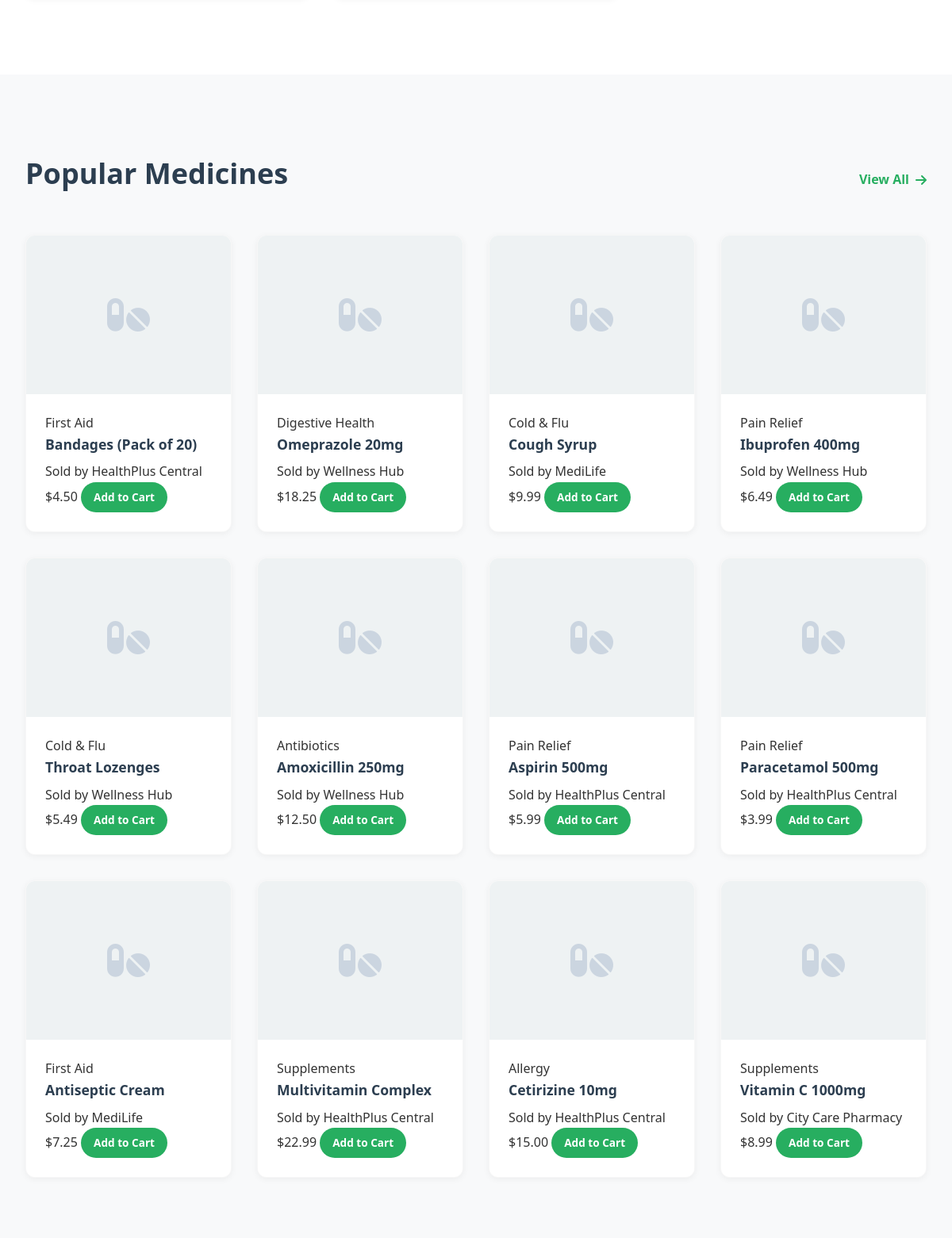
The app's page / (middle part), older data.
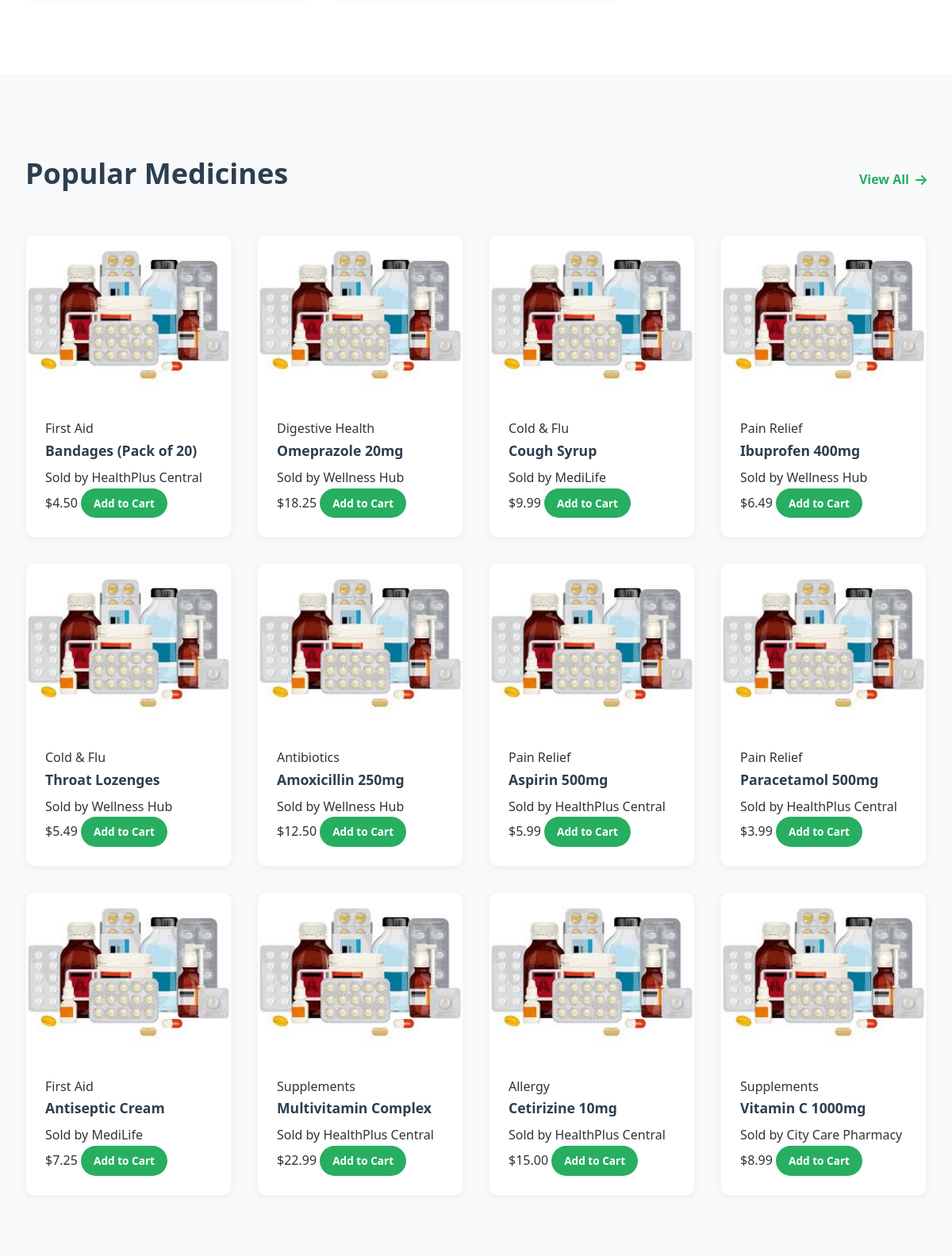
The same page, newer data.
### core/models.py (models this page shows, shortened)
class Product(models.Model):
    pharmacy = models.ForeignKey(Pharmacy, on_delete=models.CASCADE, related_name='products')
    name = models.CharField(max_length=255)
    description = models.TextField()
    category = models.CharField(max_length=100)
    price = models.DecimalField(max_digits=10, decimal_places=2)
    stock_quantity = models.PositiveIntegerField(default=0)
    image = models.ImageField(upload_to='products/', blank=True, null=True)
    is_available = models.BooleanField(default=True)

class Pharmacy(models.Model):
    name = models.CharField(max_length=255)
    address = models.TextField()
    city = models.CharField(max_length=100)
    latitude = models.FloatField(help_text="Latitude coordinate")
    longitude = models.FloatField(help_text="Longitude coordinate")
    is_verified = models.BooleanField(default=False)
    image = models.ImageField(upload_to='pharmacies/', blank=True, null=True)
    class Meta:
        verbose_name_plural = "Pharmacies"

### core/views.py (the view)
# urls.py: 2. Add a URL to urlpatterns:  path('', views.home, name='home')
def home(request):
    query = request.GET.get('q')
    pharmacies = Pharmacy.objects.filter(is_verified=True)
    products = Product.objects.filter(is_available=True, stock_quantity__gt=0)
    if query:
        pharmacies = pharmacies.filter(name__icontains=query)
        products = products.filter(
            Q(name__icontains=query) |
            Q(category__icontains=query) |
            Q(description__icontains=query)
        )
    else:
        pharmacies = pharmacies[:8]
        products = products.order_by('?')[:12] # Randomize featured products slightly
    context = {
        'pharmacies': pharmacies,
        'products': products,
        'search_query': query,
    }
    context = {
        'pharmacies': pharmacies,
        'products': products,
        'search_query': query,
    }
    return render(request, 'core/home.html', context)

### core/templates/core/home.html (shortened to what this page needs)
{% extends 'base.html' %}
{% load static %}
{% block extra_css %}
<link rel="stylesheet" href="{% static 'core/css/home.css' %}">
{% endblock %}
{% block content %}
<section id="pharmacies" class="section-container">
</section>
<section id="products" class="section-container bg-light">
    <div class="section-header">
        <h2>Popular Medicines</h2>
        <a href="#" class="view-all">View All <i class="fas fa-arrow-right"></i></a>
    </div>
    {% if products %}
        <div class="grid products-grid">
            {% for product in products %}
            <div class="card product-card">
                <div class="card-img-wrapper">
                    {% if product.image %}
                        <img src="{{ product.image.url }}" alt="{{ product.name }}" class="card-img">
                    {% else %}
                        <div class="card-img-placeholder product-placeholder"><i class="fas fa-pills"></i></div>
                    {% endif %}
                </div>
                <div class="card-body">
                    <span class="category">{{ product.category }}</span>
                    <h3>{{ product.name }}</h3>
                    <p class="pharmacy-name">Sold by {{ product.pharmacy.name }}</p>
                    <div class="price-row">
                        <span class="price">${{ product.price }}</span>
                        <a href="#" class="btn btn-primary btn-sm {% if product.stock_quantity == 0 %}disabled{% endif %}">Add to Cart</a>
                    </div>
                </div>
            </div>
            {% endfor %}
        </div>
    {% else %}
        <p class="no-results">No medicines found matching criteria.</p>
    {% endif %}
</section>
{% endblock %}

### templates/base.html (shortened to what this page needs)
{% load static %}
<!DOCTYPE html>
<html lang="en">
<head>
    <link rel="stylesheet" href="https://cdnjs.cloudflare.com/ajax/libs/font-awesome/6.0.0/css/all.min.css">
    {% block extra_css %}{% endblock %}
</head>
<body>
    <main style="min-height: 80vh;">
        {% block content %}{% endblock %}
    </main>
</body>
</html>

### core/static/core/css/home.css (style rules this page uses)
:root { --primary-color: #27ae60; --primary-dark: #219150; --secondary-color: #3498db; --text-dark: #2c3e50; --text-light: #7f8c8d; --bg-light: #f8f9fa; --white: #ffffff; --shadow-sm: 0 2px 8px rgba(0,0,0,0.05); --shadow-md: 0 4px 12px rgba(0,0,0,0.08); --shadow-lg: 0 8px 24px rgba(0,0,0,0.12); --radius-sm: 8px; --radius-md: 12px; --radius-lg: 20px; --radius-full: 50px; }
body { background-color: var(--white); }
h1, h2, h3, h4 { color: var(--text-dark); }
.section-container { max-width: 1200px; margin: 0 auto; padding: 6rem 2rem; }
.bg-light { background-color: var(--bg-light); }
.section-header { display: flex; justify-content: space-between; align-items: baseline; margin-bottom: 3rem; }
.section-header h2 { font-size: 2.25rem; font-weight: 700; }
.view-all { color: var(--primary-color); font-weight: 600; display: flex; align-items: center; gap: 0.5rem; transition: gap 0.3s; }
.grid { display: grid; gap: 2rem; }
.products-grid { grid-template-columns: repeat(auto-fill, minmax(220px, 1fr)); }
.card { background: var(--white); border-radius: var(--radius-md); overflow: hidden; box-shadow: var(--shadow-sm); border: 1px solid rgba(0,0,0,0.03); transition: transform 0.3s, box-shadow 0.3s; }
.card-img-placeholder, .card-img { height: 200px; width: 100%; object-fit: cover; }
.card-body { padding: 1.5rem; }
.card h3 { font-size: 1.1rem; font-weight: 700; margin-bottom: 0.5rem; }
.btn { display: inline-block; padding: 0.8rem 1.5rem; border-radius: var(--radius-full); text-align: center; transition: all 0.3s; font-weight: 600; font-size: 0.95rem; }
.btn-primary { background: var(--primary-color); color: var(--white); border: none; }
.btn-sm { padding: 0.5rem 1rem; font-size: 0.85rem; }

### templates/base.html (style rules this page uses)
* { box-sizing: border-box; margin: 0; padding: 0; }
body { font-family: 'Segoe UI', Tahoma, Geneva, Verdana, sans-serif; line-height: 1.6; color: #333; background-color: #f9f9f9; }
a { text-decoration: none; color: inherit; }

Row changes from the older to the newer data that the page shows:
changed Product "Bandages (Pack of 20)": image: picture added; image empty → "products/dd_Kl7pNXU.jpeg" (drawn)
changed Product "Omeprazole 20mg": image: picture added; image empty → "products/dd_X28CfJZ.jpeg" (drawn)
changed Product "Cough Syrup": image: picture added; image empty → "products/dd_Br1sWDR.jpeg" (drawn)
changed Product "Ibuprofen 400mg": image: picture added; image empty → "products/dd_dHsy5vN.jpeg" (drawn)
changed Product "Throat Lozenges": image: picture added; image empty → "products/dd.jpeg" (drawn)
changed Product "Amoxicillin 250mg": image: picture added; image empty → "products/dd_uf01JRn.jpeg" (drawn)
changed Product "Aspirin 500mg": image: picture added; image empty → "products/dd_YiqJ8B8.jpeg" (drawn)
changed Product "Paracetamol 500mg": image: picture added; image empty → "products/dd_O9KJveZ.jpeg" (drawn)
changed Product "Antiseptic Cream": image: picture added; image empty → "products/dd_KwOfODM.jpeg" (drawn)
changed Product "Multivitamin Complex": image: picture added; image empty → "products/dd_d5BzaAE.jpeg" (drawn)
changed Product "Cetirizine 10mg": image: picture added; image empty → "products/dd_l6vCsOl.jpeg" (drawn)
changed Product "Vitamin C 1000mg": image: picture added; image empty → "products/dd_V4fU2ZE.jpeg" (drawn)
